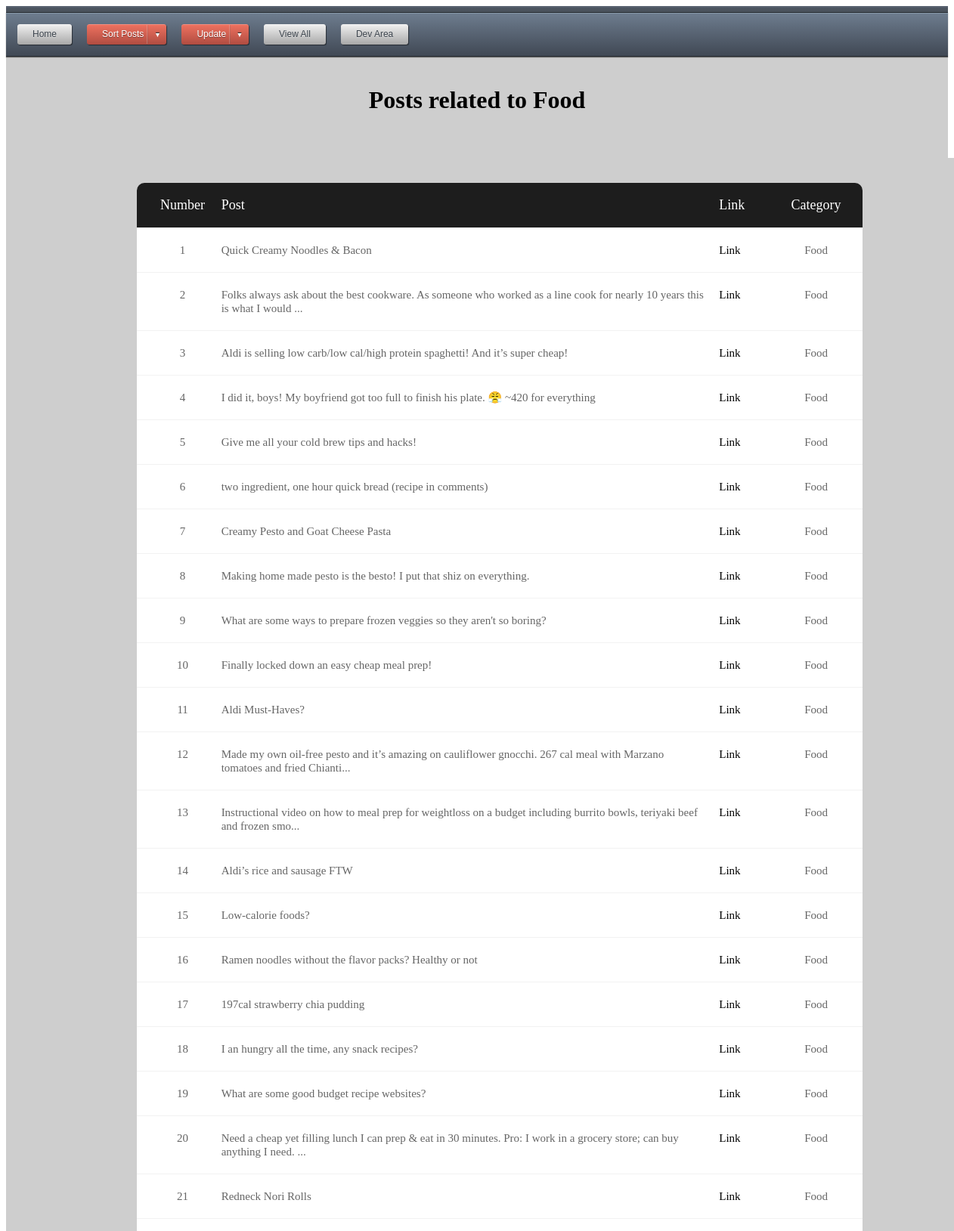
/sortbyfood (upper part), run on the app's committed database.
### tables this page shows
CREATE TABLE posts (id text primary key unique, title text, link text, category text);

### app.py (the view)
@app.route('/sortbyfood', methods=['GET', 'POST'])
def sortbyfood():
	db = get_db()
	cur = db.execute('SELECT id, title, link, category FROM posts WHERE category = "Food"')
	results = cur.fetchall()
	return render_template("sortbyfood.html", results=results)

### app.py (called while the page is built)
def connect_db():
	sql = sqlite3.connect('C:\\Users\\MGLafayette\\Desktop\\Projects\\Flask\\data.db')
	sql.row_factory = sqlite3.Row
	return sql

def get_db():
	if not hasattr(g, 'sqlite3'):
		g.sqlite_db = connect_db()
	return g.sqlite_db

### templates/sortbyfood.html (shortened to what this page needs)
<!DOCTYPE html>
<html>
<head>
	<link rel="stylesheet" type="text/css" href="{{ url_for('static', filename='CSS/style.css') }}">
</head>
{% extends "navtest.html" %}
	{% block content %}
<h1>Posts related to Food</h1>
<div class="limiter">
		<div class="container-table100">
			<div class="wrap-table100">
					<div class="table">
						<div class="row header">
							<div id="1" class="cell">Number</div>
							<div class="cell">Post</div>
							<div class="cell">Link</div>
							<div class="cell">Category</div>
						</div>
						{% for post in results %}
						<div class="row">
							<div class="cell" data-title="Number">{{loop.index}}</div>
							<div class="cell" data-title="Post">{{post['title']}}</div>
							<div class="cell" data-title="Link"><a href="{{post['link']}}" target='_blank'>Link</a></div>
							<div class="cell" data-title="Category">{{post['category']}}</div>
						</div>
						{% endfor %}
				</div>
</div>
	{% endblock %}

### static/CSS/style.css (style rules this page uses)
h1 { text-align:center; }
body { padding-bottom: .1px; }
a:link { color: black; text-decoration: none; }
.limiter { width: 100%; margin: 0 auto; }
.container-table100 { width: 100%; min-height: 100vh; background: #cecece; display: -webkit-box; display: -webkit-flex; display: -moz-box; display: -ms-flexbox; display: flex; align-items: center; justify-content: center; flex-wrap: wrap; padding: 33px 30px; }
.wrap-table100 { width: 960px; border-radius: 10px; overflow: hidden; }
.table { width: 100%; display: table; margin: 0; }
.row { display: table-row; background: #fff; }
.row.header { color: #ffffff; background: #1d1d1d; }
.cell { display: table-cell; }
.row .cell { font-family: Poppins-Regular; font-size: 15px; color: #666666; line-height: 1.2; font-weight: unset !important; padding-top: 20px; padding-bottom: 20px; border-bottom: 1px solid #f2f2f2; }
.row.header .cell { font-family: Poppins-Regular; font-size: 18px; color: #fff; line-height: 1.2; font-weight: unset !important; padding-top: 19px; padding-bottom: 19px; }
.row .cell:nth-child(1) { width: 10%; padding-left: 1%; text-align: center; }
.row .cell:nth-child(2) { width: 59%; padding-right: 2% }
.row .cell:nth-child(3) { width: 6%; }
.row .cell:nth-child(4) { width: 11%; text-align: center; }
.table, .row { width: 100% !important; }

### data on the page
posts: title "Quick Creamy Noodles & Bacon", category "Food"
posts: title "Folks always ask about the best cookware. As someone who worked as a line cook for nearly 10 years this is what I would ...", category "Food"
posts: title "Aldi is selling low carb/low cal/high protein spaghetti! And it’s super cheap!", category "Food"
posts: title "I did it, boys! My boyfriend got too full to finish his plate. 😤 ~420 for everything", category "Food"
posts: title "Give me all your cold brew tips and hacks!", category "Food"
posts: title "two ingredient, one hour quick bread (recipe in comments)", category "Food"
posts: title "Creamy Pesto and Goat Cheese Pasta", category "Food"
posts: title "Making home made pesto is the besto! I put that shiz on everything.", category "Food"
posts: title "What are some ways to prepare frozen veggies so they aren't so boring?", category "Food"
posts: title "Finally locked down an easy cheap meal prep!", category "Food"
posts: title "Aldi Must-Haves?", category "Food"
posts: title "Made my own oil-free pesto and it’s amazing on cauliflower gnocchi. 267 cal meal with Marzano tomatoes and fried Chianti...", category "Food"
posts: title "Instructional video on how to meal prep for weightloss on a budget including burrito bowls, teriyaki beef and frozen smo...", category "Food"
posts: title "Aldi’s rice and sausage FTW", category "Food"
posts: title "Low-calorie foods?", category "Food"
posts: title "Ramen noodles without the flavor packs? Healthy or not", category "Food"
posts: title "197cal strawberry chia pudding", category "Food"
posts: title "I an hungry all the time, any snack recipes?", category "Food"
posts: title "What are some good budget recipe websites?", category "Food"
posts: title "Need a cheap yet filling lunch I can prep & eat in 30 minutes. Pro: I work in a grocery store; can buy anything I need. ...", category "Food"
posts: title "Redneck Nori Rolls", category "Food"
